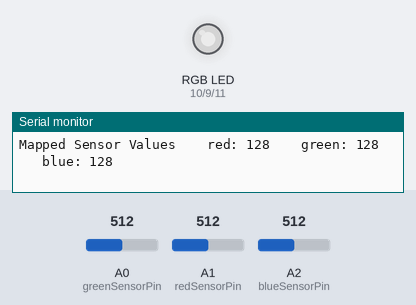
This sketch was run on a simulated Arduino Uno, built with avr-gcc and run on an emulated ATmega328P. Shown: an RGB LED mixed from three pins (HIGH = lit), the last lines printed to the serial monitor. Inputs (shaded band) come from the test bench; at power-on: A0 (greenSensorPin) = 512, A1 (redSensorPin) = 512, A2 (blueSensorPin) = 512. Dim RGB values are drawn brighter than linear.

Above: at 1.2 s.
1.3 s: A0 (greenSensorPin) set to 716
At 2.1 s:
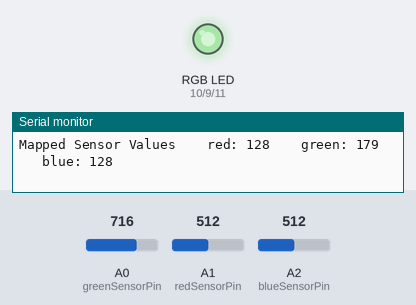
3.0 s: A1 (redSensorPin) set to 984
At 4.5 s:
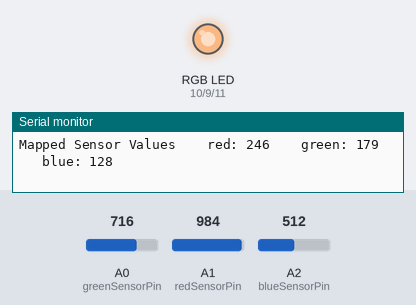
4.8 s: A1 (redSensorPin) set to 1011
At 6.3 s:
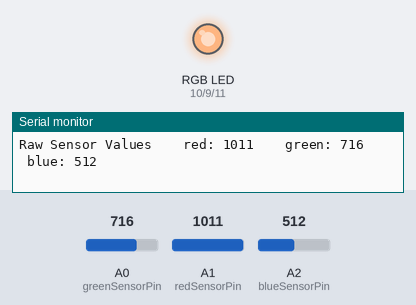
7.8 s: A2 (blueSensorPin) set to 986
At 9.1 s:
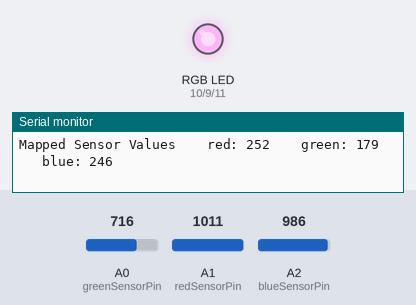
9.6 s: A2 (blueSensorPin) set to 1017
At 10.8 s:
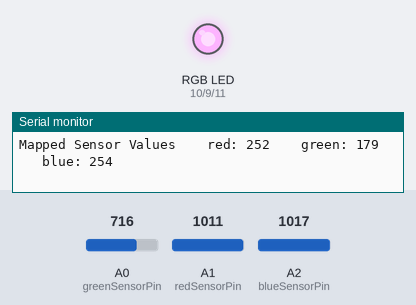
12.6 s: A0 (greenSensorPin) set to 985
At 13.9 s:
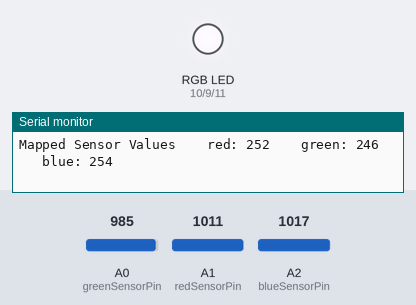
14.4 s: A0 (greenSensorPin) set to 1017
Timing chart, 0 to 17.4 s (numbered marks = the images above; inputs shaded):
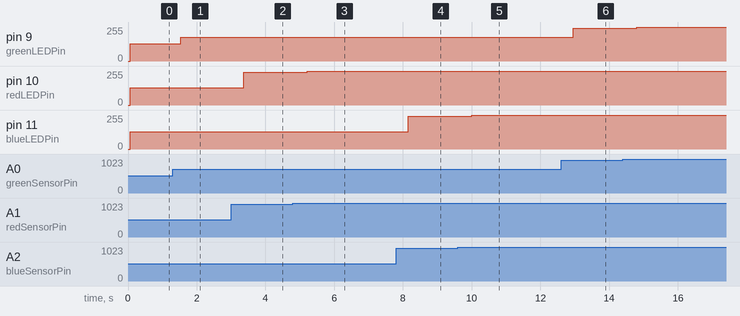

Measured:
- after the input at 1.3 s, pin 9 (greenLEDPin): 128/255 → 179/255 after 0.24 s
- after the input at 3.0 s, pin 10 (redLEDPin): 128/255 → 246/255 after 0.37 s
- after the input at 4.8 s, pin 10 (redLEDPin): 246/255 → 252/255 after 0.41 s
- after the input at 7.8 s, pin 11 (blueLEDPin): 128/255 → 246/255 after 0.36 s
- after the input at 9.6 s, pin 11 (blueLEDPin): 246/255 → 254/255 after 0.40 s
- after the input at 12.6 s, pin 9 (greenLEDPin): 179/255 → 246/255 after 0.36 s
- after the input at 14.4 s, pin 9 (greenLEDPin): 246/255 → 254/255 after 0.41 s

The sketch:

mixColor.ino
```cpp
  const int greenLEDPin = 9;
  const int redLEDPin = 10;
  const int blueLEDPin = 11;

  const int redSensorPin = A1;
  const int greenSensorPin = A0;
  const int blueSensorPin = A2;

  int redValue = 0;
  int greenValue = 0;
  int blueValue = 0;

  int redSensorValue = 0;
  int greenSensorValue = 0;
  int blueSensorValue= 0;

void setup() {
    Serial.begin(9600);
    // PWM
    pinMode(greenLEDPin, OUTPUT);
    pinMode(redLEDPin, OUTPUT);
    pinMode(blueLEDPin, OUTPUT);
}

void loop() {
  redSensorValue = analogRead(redSensorPin);
  delay(5);
  greenSensorValue = analogRead(greenSensorPin);
  delay(5);
  blueSensorValue = analogRead(blueSensorPin);
  delay(5); //added, I think it should be handskakning
  Serial.println("");
  Serial.print("Raw Sensor Values \t red: ");
  Serial.print(redSensorValue);
  Serial.print(" \t green: ");
  Serial.print(greenSensorValue);
  Serial.print(" \t blue: ");
  Serial.print(blueSensorValue); // tabs added

  redValue = redSensorValue/4;
  greenValue = greenSensorValue/4;
  blueValue = blueSensorValue/4;

  Serial.println("");
  Serial.print( "Mapped Sensor Values \t red: " );
  Serial.print(redValue);
  Serial.print(" \t green: ");
  Serial.print(greenValue);
  Serial.print(" \t blue: ");
  Serial.print(blueValue);
  Serial.println("");

  analogWrite(redLEDPin, redValue);
  analogWrite(greenLEDPin, greenValue);
  analogWrite(blueLEDPin, blueValue);

  delay(300); // time to read output

}
```
